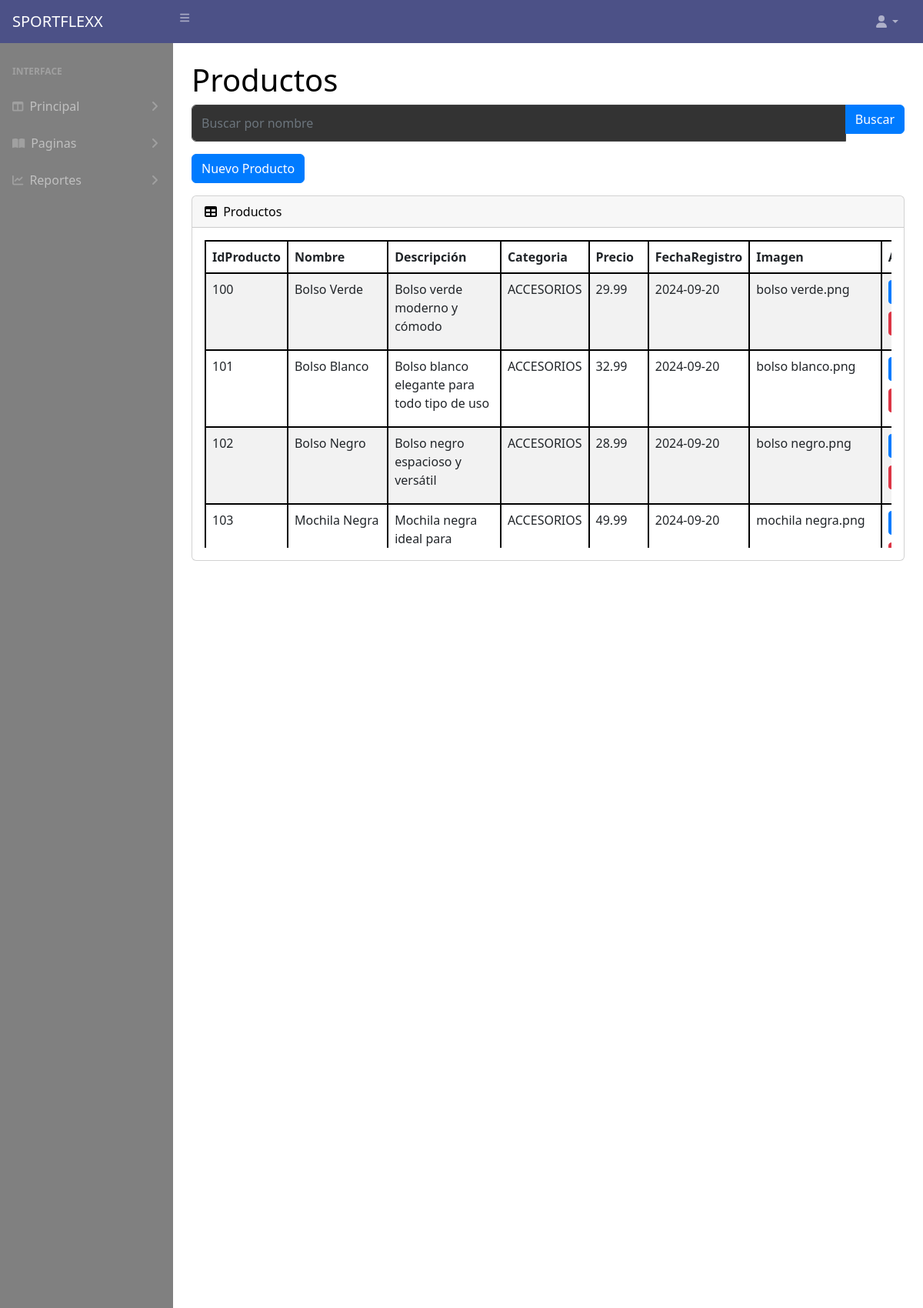
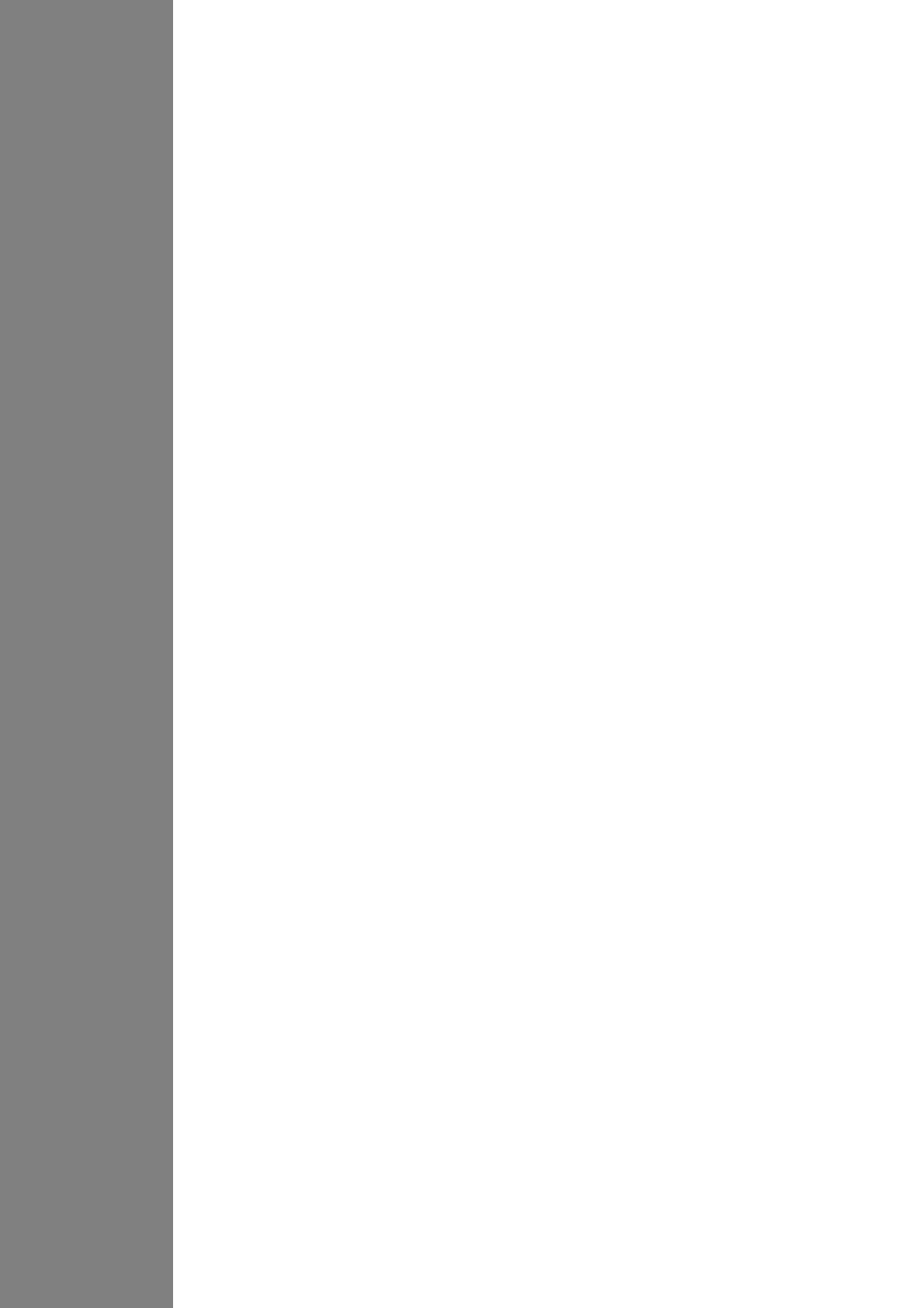
Screenshot of /Admin/PHP/Menus/Productos.php (upper part) with the database file from the repository (2 pictures, top to bottom).
### tables this page shows
CREATE TABLE `producto` (
  `IdProducto` int(11) NOT NULL,
  `Nombre` varchar(100) NOT NULL,
  `Descripcion` varchar(250) NOT NULL,
  `IdCategoria` int(11) NOT NULL,
  `PrecioUnitario` decimal(10,2) NOT NULL,
  `FechaRegistro` date NOT NULL DEFAULT curdate(),
  `ImagenProducto` varchar(150) DEFAULT NULL
);

CREATE TABLE `categoria` (
  `IdCategoria` int(11) NOT NULL,
  `Nombre` varchar(50) NOT NULL,
  `Descripcion` varchar(250) DEFAULT NULL
);

### Admin/PHP/coneccion/conector.php (called while the page is built, shortened)
<?php
class Conectar {
    private $server = "localhost";
    private $login = "root";
    private $pass = "";
    private $bdatos = "sportflexx";
    private $conexion;
    function __construct() {
        $this->conexion = new mysqli($this->server, $this->login, $this->pass, $this->bdatos);
        $this->conexion->set_charset("utf8mb4");
    }
    function getConexion() {
        return $this->conexion;
    }
}
?>

### Admin/PHP/Menus/Productos.php (the view, shortened to what this page needs)
<?php
require_once(__DIR__ . "/../coneccion/conector.php");
$obj = new Conectar();
$searchTerm = '';
$sql = "SELECT p.IdProducto, p.Nombre, p.Descripcion, p.PrecioUnitario, p.FechaRegistro, p.ImagenProducto, c.Nombre as CategoriaNombre
        FROM producto p
        JOIN categoria c ON p.IdCategoria = c.IdCategoria";
if (!empty($searchTerm)) {
    $sql .= " WHERE p.Nombre LIKE ?";
    $stmt = $obj->getConexion()->prepare($sql);
    $searchTerm = '%' . $searchTerm . '%';
    $stmt->bind_param("s", $searchTerm);
    $stmt->execute();
    $rsMed = $stmt->get_result();
} else {
    $rsMed = mysqli_query($obj->getConexion(), $sql);
}
?>
<!DOCTYPE html>
<html lang="en">
<head>
    <link href="https://cdn.jsdelivr.net/npm/simple-datatables@7.1.2/dist/style.min.css" rel="stylesheet" />
    <link href="../estilos/stylesAdmin.css" rel="stylesheet" />
    <link href="https://cdn.jsdelivr.net/npm/bootstrap@5.2.3/dist/css/bootstrap.min.css" rel="stylesheet" />
</head>
<?php
include_once "navbar_admin.php";
?>
<div id="layoutSidenav_content">
    <main>
        <div class="container-fluid px-4" style="padding-bottom: 55px">
            <h1 class="mt-4">Productos</h1>
            <form method="GET" action="Productos.php" class="mb-3">
                <div class="input-group">
                    <input type="text" name="search" class="form-control" placeholder="Buscar por nombre" value="<?php echo isset($_GET['search']) ? $_GET['search'] : ''; ?>">
                    <button class="btn btn-primary" type="submit">Buscar</button>
                </div>
            </form>
            <button class="btn btn-primary mb-3" data-bs-toggle="modal" data-bs-target="#modalProducto"
                onclick="clearForm()">Nuevo Producto</button>
            <div class="card mb-4">
                <div class="card-header">
                    <i class="fas fa-table me-1"></i>
                    Productos
                </div>
                <div class="card-body">
                    <div class="table-responsive">
                        <table id="datatablesSimple" class="table table-striped table-bordered">
                            <thead>
                                <tr>
                                    <th>IdProducto</th>
                                    <th>Nombre</th>
                                    <th>Descripción</th>
                                    <th>Categoria</th>
                                    <th>Precio</th>
                                    <th>FechaRegistro</th>
                                    <th>Imagen</th>
                                    <th>Acciones</th>
                                </tr>
                            </thead>
                            <tbody>
                                <?php while ($registro = mysqli_fetch_array($rsMed)) { ?>
                                <tr>
                                    <td><?php echo $registro["IdProducto"]; ?></td>
                                    <td><?php echo $registro["Nombre"]; ?></td>
                                    <td><?php echo $registro["Descripcion"]; ?></td>
                                    <td><?php echo $registro["CategoriaNombre"]; ?></td>
                                    <td><?php echo $registro["PrecioUnitario"]; ?></td>
                                    <td><?php echo $registro["FechaRegistro"]; ?></td>
                                    <td><?php echo basename($registro["ImagenProducto"]); ?></td>
                                    <td>
                                        <button class="btn btn-primary btn-sm edit-btn"
                                            data-id="<?php echo $registro['IdProducto']; ?>" data-bs-toggle="modal"
                                            data-bs-target="#modalProducto">Editar</button>
                                        <form method="POST" action="EliminarProducto.php" style="display:inline;"
                                            class="delete-form">
                                            <button type="submit" class="btn btn-danger btn-sm delete-btn">Eliminar</button>
                                        </form>
                                    </td>
                                </tr>
                                <?php } ?>
                            </tbody>
                        </table>
                    </div>
                </div>
            </div>
        </div>
    </main>
</div>
</body>
</html>

### Admin/PHP/Menus/navbar_admin.php (style rules this page uses)
body { background-color: white; color: black; }
.card { width: 100%; background-color: white; }
.btn { margin-bottom: 10px; }
.table-responsive { max-height: 400px; overflow-y: auto; overflow-x: auto; min-width: 100%; }
.table-bordered th, .table-bordered td { border: 2px solid black; }
.table-bordered { border-collapse: collapse; }
.form-control, .form-select { background-color: #333; color: white; border: 1px solid #444; }
.btn-primary { background-color: #007bff; border-color: #007bff; }
.btn-danger { background-color: #dc3545; border-color: #dc3545; }

### rows the page displays
producto: IdProducto "100", Nombre "Bolso Verde", Descripcion "Bolso verde moderno y cómodo", IdCategoria.Nombre "ACCESORIOS", PrecioUnitario "29.99", FechaRegistro "2024-09-20", ImagenProducto "bolso verde.png"
producto: IdProducto "101", Nombre "Bolso Blanco", Descripcion "Bolso blanco elegante para todo tipo de uso", IdCategoria.Nombre "ACCESORIOS", PrecioUnitario "32.99", FechaRegistro "2024-09-20", ImagenProducto "bolso blanco.png"
producto: IdProducto "102", Nombre "Bolso Negro", Descripcion "Bolso negro espacioso y versátil", IdCategoria.Nombre "ACCESORIOS", PrecioUnitario "28.99", FechaRegistro "2024-09-20", ImagenProducto "bolso negro.png"
producto: IdProducto "103", Nombre "Mochila Negra", Descripcion "Mochila negra ideal para…", IdCategoria.Nombre "ACCESORIOS", PrecioUnitario "49.99", FechaRegistro "2024-09-20", ImagenProducto "mochila negra.png"
